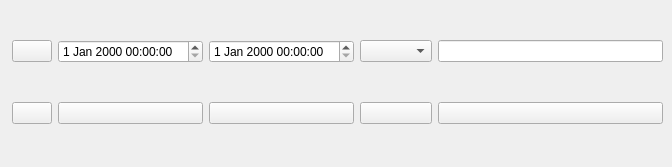
                            <widget class="QWidget" name="tabAnalyze">
                                <attribute name="icon">
                                    <iconset>
                                        <normaloff>../../Box Sync/gt/EasyQA/icons/126.png</normaloff>../../Box
                                        Sync/gt/EasyQA/icons/126.png
                                    </iconset>
                                </attribute>
                                <attribute name="title">
                                    <string>Analyze</string>
                                </attribute>
                                <widget class="QWidget" name="gridLayoutWidget_2">
                                    <property name="geometry">
                                        <rect>
                                            <x>12</x>
                                            <y>7</y>
                                            <width>651</width>
                                            <height>151</height>
                                        </rect>
                                    </property>
                                    <layout class="QGridLayout" name="gridLayoutAnalyze">
                                        <item row="4" column="2">
                                            <widget class="QPushButton" name="btnDisableWinUpdate_2">
                                                <property name="toolTip">
                                                    <string>Disable update</string>
                                                </property>
                                                <property name="statusTip">
                                                    <string>Disable Windows update service</string>
                                                </property>
                                                <property name="text">
                                                    <string/>
                                                </property>
                                                <property name="icon">
                                                    <iconset resource="../../Box Sync/gt/EasyQA/resource.qrc">
                                                        <normaloff>:/sources/sources/Disclaimer.png</normaloff>
                                                        :/sources/sources/Disclaimer.png
                                                    </iconset>
                                                </property>
                                                <property name="iconSize">
                                                    <size>
                                                        <width>50</width>
                                                        <height>50</height>
                                                    </size>
                                                </property>
                                            </widget>
                                        </item>
                                        <item row="4" column="1">
                                            <widget class="QPushButton" name="btnShowSysInfo_2">
                                                <property name="focusPolicy">
                                                    <enum>Qt::NoFocus</enum>
                                                </property>
                                                <property name="toolTip">
                                                    <string>&lt;html&gt;&lt;head/&gt;&lt;body&gt;&lt;p&gt;&lt;span
                                                        style=&quot; font-weight:600;&quot;&gt;Show system info&lt;/span&gt;&lt;/p&gt;&lt;/body&gt;&lt;/html&gt;
                                                    </string>
                                                </property>
                                                <property name="statusTip">
                                                    <string>Show system information (version, drivers, etc)</string>
                                                </property>
                                                <property name="text">
                                                    <string/>
                                                </property>
                                                <property name="icon">
                                                    <iconset resource="../../Box Sync/gt/EasyQA/resource.qrc">
                                                        <normaloff>:/sources/sources/System Task.png</normaloff>
                                                        :/sources/sources/System Task.png
                                                    </iconset>
                                                </property>
                                                <property name="iconSize">
                                                    <size>
                                                        <width>50</width>
                                                        <height>50</height>
                                                    </size>
                                                </property>
                                            </widget>
                                        </item>
                                        <item row="4" column="3">
                                            <widget class="QPushButton" name="btnCheck">
                                                <property name="toolTip">
                                                    <string>Clear events</string>
                                                </property>
                                                <property name="statusTip">
                                                    <string>Clear Windows Event Log</string>
                                                </property>
                                                <property name="text">
                                                    <string/>
                                                </property>
                                                <property name="icon">
                                                    <iconset resource="../../Box Sync/gt/EasyQA/resource.qrc">
                                                        <normaloff>:/sources/sources/Urgent Property.png</normaloff>
                                                        :/sources/sources/Urgent Property.png
                                                    </iconset>
                                                </property>
                                                <property name="iconSize">
                                                    <size>
                                                        <width>50</width>
                                                        <height>50</height>
                                                    </size>
                                                </property>
                                            </widget>
                                        </item>
                                        <item row="4" column="0">
                                            <widget class="QPushButton" name="btnNoRestartBSOD_2">
                                                <property name="toolTip">
                                                    <string>No restart on BSOD</string>
                                                </property>
                                                <property name="statusTip">
                                                    <string>Change option restart on BSOD to disable</string>
                                                </property>
                                                <property name="text">
                                                    <string/>
                                                </property>
                                                <property name="icon">
                                                    <iconset resource="../../Box Sync/gt/EasyQA/resource.qrc">
                                                        <normaloff>:/sources/sources/Support_2.png</normaloff>
                                                        :/sources/sources/Support_2.png
                                                    </iconset>
                                                </property>
                                                <property name="iconSize">
                                                    <size>
                                                        <width>50</width>
                                                        <height>50</height>
                                                    </size>
                                                </property>
                                            </widget>
                                        </item>
                                        <item row="0" column="0">
                                            <widget class="QPushButton" name="btnEventViever">
                                                <property name="toolTip">
                                                    <string>Disable firewall</string>
                                                </property>
                                                <property name="statusTip">
                                                    <string>Click button to disable Windows firewall</string>
                                                </property>
                                                <property name="text">
                                                    <string/>
                                                </property>
                                                <property name="icon">
                                                    <iconset resource="../../Box Sync/gt/EasyQA/resource.qrc">
                                                        <normaloff>:/sources/sources/System Information.png</normaloff>
                                                        :/sources/sources/System Information.png
                                                    </iconset>
                                                </property>
                                                <property name="iconSize">
                                                    <size>
                                                        <width>50</width>
                                                        <height>50</height>
                                                    </size>
                                                </property>
                                            </widget>
                                        </item>
                                        <item row="4" column="4">
                                            <widget class="QPushButton" name="btnTODO_2">
                                                <property name="toolTip">
                                                    <string>TODO</string>
                                                </property>
                                                <property name="statusTip">
                                                    <string>TODO</string>
                                                </property>
                                                <property name="text">
                                                    <string/>
                                                </property>
                                                <property name="icon">
                                                    <iconset resource="../../Box Sync/gt/EasyQA/resource.qrc">
                                                        <normaloff>:/sources/sources/Edit Property.png</normaloff>
                                                        :/sources/sources/Edit Property.png
                                                    </iconset>
                                                </property>
                                                <property name="iconSize">
                                                    <size>
                                                        <width>50</width>
                                                        <height>50</height>
                                                    </size>
                                                </property>
                                            </widget>
                                        </item>
                                        <item row="0" column="1">
                                            <widget class="QDateTimeEdit" name="dateTimeEdit"/>
                                        </item>
                                        <item row="0" column="2">
                                            <widget class="QDateTimeEdit" name="dateTimeEdit_2"/>
                                        </item>
                                        <item row="0" column="3">
                                            <widget class="QComboBox" name="comboBox"/>
                                        </item>
                                        <item row="0" column="4">
                                            <widget class="QLineEdit" name="lineEdit"/>
                                        </item>
                                    </layout>
                                </widget>
                            </widget>
